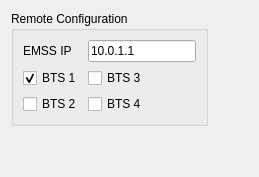
        <widget class="QWidget" name="tab_emss">
         <attribute name="title">
          <string>Emss</string>
         </attribute>
         <layout class="QGridLayout" name="gridLayout_8">
          <item row="0" column="0">
           <widget class="QGroupBox" name="gb_emss">
            <property name="title">
             <string>Remote Configuration</string>
            </property>
            <layout class="QFormLayout" name="formLayout_7">
             <item row="0" column="0">
              <widget class="QLabel" name="label_17">
               <property name="text">
                <string>EMSS IP</string>
               </property>
              </widget>
             </item>
             <item row="0" column="1">
              <widget class="QLineEdit" name="le_emss_ip">
               <property name="text">
                <string>10.0.1.1</string>
               </property>
              </widget>
             </item>
             <item row="1" column="0">
              <widget class="QCheckBox" name="cb_emss_bts_vm1">
               <property name="text">
                <string>BTS 1</string>
               </property>
               <property name="checked">
                <bool>true</bool>
               </property>
              </widget>
             </item>
             <item row="1" column="1">
              <widget class="QCheckBox" name="cb_emss_bts_vm3">
               <property name="text">
                <string>BTS 3</string>
               </property>
              </widget>
             </item>
             <item row="2" column="0">
              <widget class="QCheckBox" name="cb_emss_bts_vm2">
               <property name="text">
                <string>BTS 2</string>
               </property>
              </widget>
             </item>
             <item row="2" column="1">
              <widget class="QCheckBox" name="cb_emss_bts_vm4">
               <property name="text">
                <string>BTS 4</string>
               </property>
              </widget>
             </item>
            </layout>
           </widget>
          </item>
          <item row="0" column="1">
           <spacer name="horizontalSpacer_5">
            <property name="orientation">
             <enum>Qt::Horizontal</enum>
            </property>
            <property name="sizeHint" stdset="0">
             <size>
              <width>40</width>
              <height>20</height>
             </size>
            </property>
           </spacer>
          </item>
          <item row="1" column="0">
           <spacer name="verticalSpacer_5">
            <property name="orientation">
             <enum>Qt::Vertical</enum>
            </property>
            <property name="sizeHint" stdset="0">
             <size>
              <width>20</width>
              <height>40</height>
             </size>
            </property>
           </spacer>
          </item>
         </layout>
        </widget>
